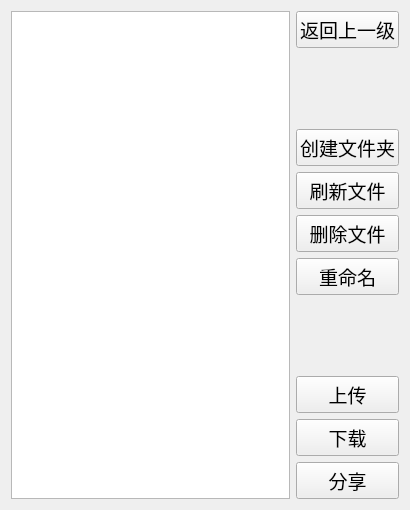
<?xml version="1.0" encoding="UTF-8"?>
<ui version="4.0">
 <class>Fire</class>
 <widget class="QWidget" name="Fire">
  <property name="geometry">
   <rect>
    <x>0</x>
    <y>0</y>
    <width>410</width>
    <height>510</height>
   </rect>
  </property>
  <property name="windowTitle">
   <string>Form</string>
  </property>
  <layout class="QVBoxLayout" name="verticalLayout_2">
   <item>
    <layout class="QHBoxLayout" name="horizontalLayout">
     <item>
      <widget class="QTextEdit" name="textEdit"/>
     </item>
     <item>
      <layout class="QVBoxLayout" name="verticalLayout">
       <item>
        <widget class="QPushButton" name="return_PB">
         <property name="font">
          <font>
           <family>Arial</family>
           <pointsize>14</pointsize>
          </font>
         </property>
         <property name="text">
          <string>返回上一级</string>
         </property>
        </widget>
       </item>
       <item>
        <spacer name="verticalSpacer">
         <property name="orientation">
          <enum>Qt::Vertical</enum>
         </property>
         <property name="sizeHint" stdset="0">
          <size>
           <width>20</width>
           <height>40</height>
          </size>
         </property>
        </spacer>
       </item>
       <item>
        <widget class="QPushButton" name="mkdir_PB">
         <property name="font">
          <font>
           <family>Arial</family>
           <pointsize>14</pointsize>
          </font>
         </property>
         <property name="text">
          <string>创建文件夹</string>
         </property>
        </widget>
       </item>
       <item>
        <widget class="QPushButton" name="flush_PB">
         <property name="font">
          <font>
           <family>Arial</family>
           <pointsize>14</pointsize>
          </font>
         </property>
         <property name="text">
          <string>刷新文件</string>
         </property>
        </widget>
       </item>
       <item>
        <widget class="QPushButton" name="delete_PB">
         <property name="font">
          <font>
           <family>Arial</family>
           <pointsize>14</pointsize>
          </font>
         </property>
         <property name="text">
          <string>删除文件</string>
         </property>
        </widget>
       </item>
       <item>
        <widget class="QPushButton" name="rename_PB">
         <property name="font">
          <font>
           <family>Arial</family>
           <pointsize>14</pointsize>
          </font>
         </property>
         <property name="text">
          <string>重命名</string>
         </property>
        </widget>
       </item>
       <item>
        <spacer name="verticalSpacer_2">
         <property name="orientation">
          <enum>Qt::Vertical</enum>
         </property>
         <property name="sizeHint" stdset="0">
          <size>
           <width>20</width>
           <height>40</height>
          </size>
         </property>
        </spacer>
       </item>
       <item>
        <widget class="QPushButton" name="upload_PB">
         <property name="font">
          <font>
           <family>Arial</family>
           <pointsize>14</pointsize>
          </font>
         </property>
         <property name="text">
          <string>上传</string>
         </property>
        </widget>
       </item>
       <item>
        <widget class="QPushButton" name="download_PB">
         <property name="font">
          <font>
           <family>Arial</family>
           <pointsize>14</pointsize>
          </font>
         </property>
         <property name="text">
          <string>下载</string>
         </property>
        </widget>
       </item>
       <item>
        <widget class="QPushButton" name="share_PB">
         <property name="font">
          <font>
           <family>Arial</family>
           <pointsize>14</pointsize>
          </font>
         </property>
         <property name="text">
          <string>分享</string>
         </property>
        </widget>
       </item>
      </layout>
     </item>
    </layout>
   </item>
  </layout>
 </widget>
 <resources/>
 <connections/>
</ui>
